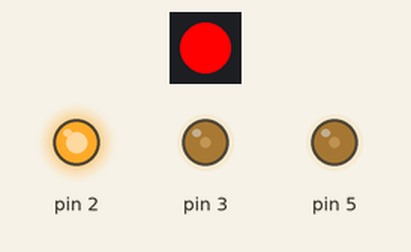
Recording of a program running on a simulated Arduino Leonardo, built with avr-gcc and run on an emulated ATmega32U4. On the bench: 1 RGB LEDs in strip order, left to right, output pins drawn as LEDs (lit = HIGH). Dim RGB values are drawn brighter than linear; random numbers use the default seed unless the program sets one; pins used as bus, display or sensor lines are not drawn.

Above: at 0.35 s.
At 7.82 s:
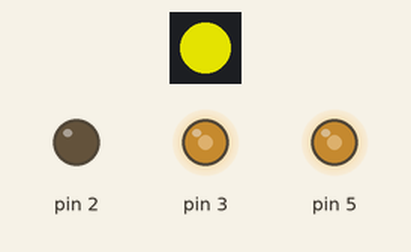
At 14.05 s:
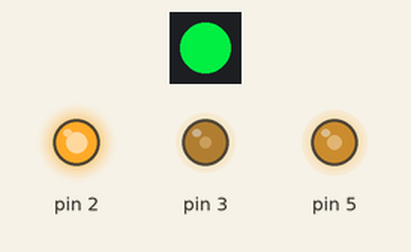
At 19.53 s:
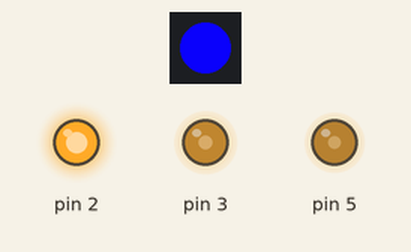
At 25.17 s:
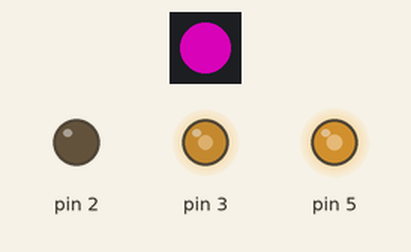
At 39.1 s:
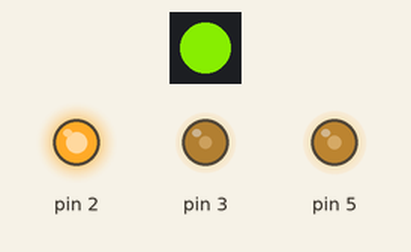
Timing chart, 0 to 40.0 s (numbered marks = the images above):
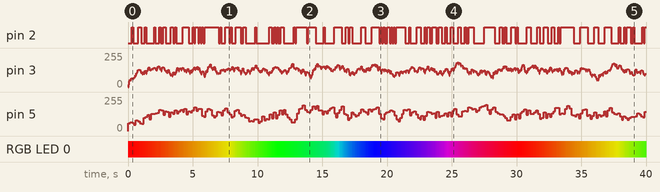

The program:

main.cpp
```cpp
#include <Arduino.h>
#include <FastLED.h>
#include <Flame.h>

#define FASTLED_ALLOW_INTERRUPTS 0                            // Used for ESP8266.

// Fixed definitions cannot change on the fly.
#define LED_DT 4                                             // Serial data pin
#define COLOR_ORDER GRB                                       // It's GRB for WS2812B and GBR for APA102
#define LED_TYPE WS2812                                       // What kind of strip are you using (APA102, WS2801 or WS2812B)?
#define NUM_LEDS 1                                           // Number of LED's

// Initialize changeable global variables.
uint8_t max_bright = 255;                                     // Overall brightness definition. It can be changed on the fly.

struct CRGB leds[NUM_LEDS];                                   // Initialize our LED array.

Flame flame2;
Flame flame3;
Flame flame4;
Flame flame5;

void rainbow_wave(uint8_t thisSpeed, uint8_t deltaHue);

void setup() {
  Serial.begin(115200);

  LEDS.addLeds<LED_TYPE, LED_DT, COLOR_ORDER>(leds, NUM_LEDS);         // For WS2812B

  FastLED.setBrightness(max_bright);
  FastLED.setMaxPowerInVoltsAndMilliamps(5, 500); // FastLED power management set at 5V, 500mA

  flame2.setup(2,50,100);
  flame3.setup(3,15,50);
  flame4.setup(4,20,100);
  flame5.setup(5,30,150);
}

void loop() {
  rainbow_wave(2, 5);                                      // Speed, delta hue values.
  FastLED.show();

  flame2.flicker();
  flame3.flicker();
  flame4.flicker();
  flame5.flicker();
}

void rainbow_wave(uint8_t thisSpeed, uint8_t deltaHue) {     // The fill_rainbow call doesn't support brightness levels.
 //uint8_t thisHue = beatsin8(thisSpeed,0,255);                // A simple rainbow wave.
 uint8_t thisHue = beat8(thisSpeed,255);                     // A simple rainbow march.
 fill_rainbow(leds, NUM_LEDS, thisHue, deltaHue);            // Use FastLED's fill_rainbow routine.
}
```

Flame.cpp
```cpp
#include "Flame.h"

void Flame::setup(int pin, int alpha, int delay) {
  constrain(alpha, 0, 100);
  _pin = pin;
  _alpha = alpha;
  _updateDelay = delay;
  // random first upate to prevent multiple flames looking synchronous
  _nextUpdate  = millis() + random(_updateDelay);
}

void Flame::flicker() {
  if (millis() >= _nextUpdate) {
    _nextUpdate += _updateDelay;
    _brightness = random(0, 255);
    // low pass filter the brightness changes
    _brightness = (_alpha * _brightness + (100 - _alpha) * _oldBrightness) / 100;
    _oldBrightness = _brightness;
    analogWrite(_pin, _brightness);
  }
}
```

Flame.h
```cpp
#include <Arduino.h>

class Flame
{
  public:
    void setup(int pin, int alpha = 20, int delay = 100);
    void flicker();

  private:
    int _pin;
    int _brightness = 0;  // soft start
    int _oldBrightness = 0;
    int _updateDelay;
    unsigned long _nextUpdate;
    int _alpha; // filter coefficient (0..100). Low means slow changes
};
```

Measured:
- by itself, pin 2: LOW → HIGH at 0.31 s, → LOW 0.10 s later, → HIGH 0.40 s later, → LOW 0.20 s later, … (139 changes in this stretch)
- by itself, pin 5: 0/255 → 59/255 at 0.01 s, → 65/255 0.15 s later, → 61/255 0.15 s later, → 48/255 0.15 s later, … (264 changes in this stretch)
